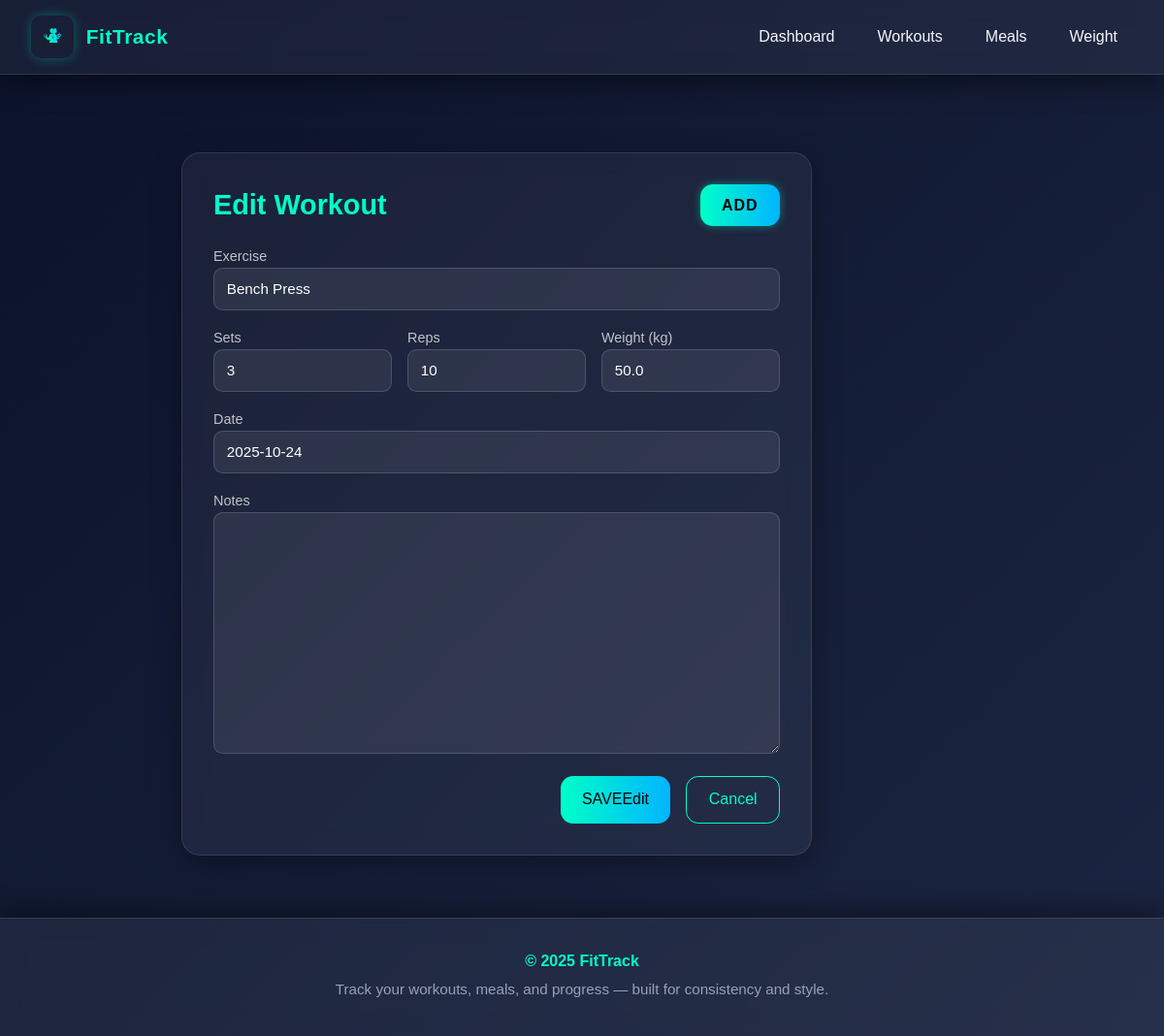
/workouts/1/edit/, run on the app's committed database.
### tracker/models.py (models this page shows, shortened)
class Workout(models.Model):
    exercise_name = models.CharField(max_length=200)
    date = models.DateField()
    sets = models.PositiveIntegerField(null=True, blank=True)
    reps = models.PositiveIntegerField(null=True, blank=True)
    weight = models.FloatField(null=True, blank=True)
    notes = models.TextField(blank=True)

### tracker/views.py (the view)
# urls.py: path('workouts/<int:pk>/edit/', views.workout_edit, name='workout_edit'),
def workout_edit(request, pk):
    workout = get_object_or_404(Workout, pk=pk)
    if request.method == 'POST':
        form = WorkoutForm(request.POST, instance=workout)
        if form.is_valid():
            form.save()
            messages.success(request, 'Workout updated successfully!')
            return redirect('tracker:workout_list')
    else:
        form = WorkoutForm(instance=workout)
    return render(request, 'tracker/workout_form.html', {'form': form, 'action': 'Edit'})

### tracker/forms.py
class WorkoutForm(forms.ModelForm):
    class Meta:
        model = Workout
        fields = '__all__'

### tracker/templates/tracker/workout_form.html (shortened to what this page needs)
{% extends 'tracker/base.html' %}
{% block content %}
<div class="form-wrapper">
  <div class="top-bar">
    <h2>{{ action }} Workout</h2>
    <a href="{% url 'tracker:workout_add' %}" class="btn-add">ADD</a>
  </div>
  <form method="post" novalidate>
    <div class="space-y-4">
      <div>
        <label>Exercise</label>
        {{ form.exercise_name }}
      </div>
      <div class="grid-3">
        <div>
          <label>Sets</label>
          {{ form.sets }}
        </div>
        <div>
          <label>Reps</label>
          {{ form.reps }}
        </div>
        <div>
          <label>Weight (kg)</label>
          {{ form.weight }}
        </div>
      </div>
      <div>
        <label>Date</label>
        {{ form.date }}
      </div>
      <div>
        <label>Notes</label>
        {{ form.notes }}
      </div>
      <div class="form-actions">
        <button type="submit" class="btn-primary">SAVE{{ action }}</button>
        <a href="{% url 'tracker:workout_list' %}" class="btn-outline">Cancel</a>
      </div>
    </div>
  </form>
</div>
{% endblock %}

### tracker/templates/tracker/base.html (style rules this page uses)
:root { --bg-dark: #101820; --bg-light: #1c2833; --accent-teal: #00ffc8; --accent-blue: #00b4ff; --accent-orange: #ff8c00; --text-muted: #94a3b8; }
body { margin: 0; min-height: 100vh; background: linear-gradient(135deg, var(--bg-dark), var(--bg-light)); color: #f5f6fa; font-family: 'Poppins', sans-serif; display: flex; flex-direction: column; }

### tracker/templates/tracker/workout_form.html (style rules this page uses)
body { background: linear-gradient(135deg, #0b132b, #1c2541); color: #e0e0e0; font-family: 'Poppins', sans-serif; }
.form-wrapper { max-width: 650px; margin: 2rem auto; padding: 2rem; background: rgba(255, 255, 255, 0.05); border-radius: 1.2rem; backdrop-filter: blur(12px); border: 1px solid rgba(255, 255, 255, 0.1); box-shadow: 0 8px 30px rgba(0, 0, 0, 0.35); transition: transform 0.3s ease; }
.top-bar { display: flex; justify-content: space-between; align-items: center; margin-bottom: 1.2rem; }
.top-bar h2 { color: #00ffc8; font-weight: 600; font-size: 1.8rem; margin: 0; }
.btn-add { background: linear-gradient(90deg, #00ffc8, #00b4ff); color: #000; padding: 0.6rem 1.4rem; border-radius: 0.8rem; font-weight: 600; letter-spacing: 1px; border: none; text-decoration: none; text-transform: uppercase; transition: all 0.3s ease; box-shadow: 0 0 8px rgba(0, 255, 200, 0.4); }
label { font-size: 0.9rem; opacity: 0.85; }
input, textarea, select { width: 100%; background: rgba(255, 255, 255, 0.08); color: #fff; border: 1px solid rgba(255, 255, 255, 0.15); border-radius: 0.6rem; padding: 0.6rem 0.8rem; font-size: 0.95rem; outline: none; transition: border-color 0.3s ease, background 0.3s ease; appearance: none; }
.grid-3 { display: grid; grid-template-columns: repeat(3, 1fr); gap: 1rem; }
.btn-primary, .btn-outline { display: inline-block; padding: 0.7rem 1.4rem; border-radius: 0.8rem; font-weight: 500; text-decoration: none; transition: all 0.25s ease; cursor: pointer; }
.btn-primary { background: linear-gradient(90deg, #00ffc8, #00b4ff); color: #000; border: none; }
.btn-outline { border: 1px solid #00ffc8; color: #00ffc8; background: transparent; }
.form-actions { display: flex; gap: 1rem; justify-content: flex-end; margin-top: 1.2rem; }
textarea { min-height: 80px; resize: vertical; }

### data on the page
Workout: exercise_name "Bench Press", sets "3", reps "10", weight "50.0", date "2025-10-24"

### other printed values
{{ action }} "Edit"
